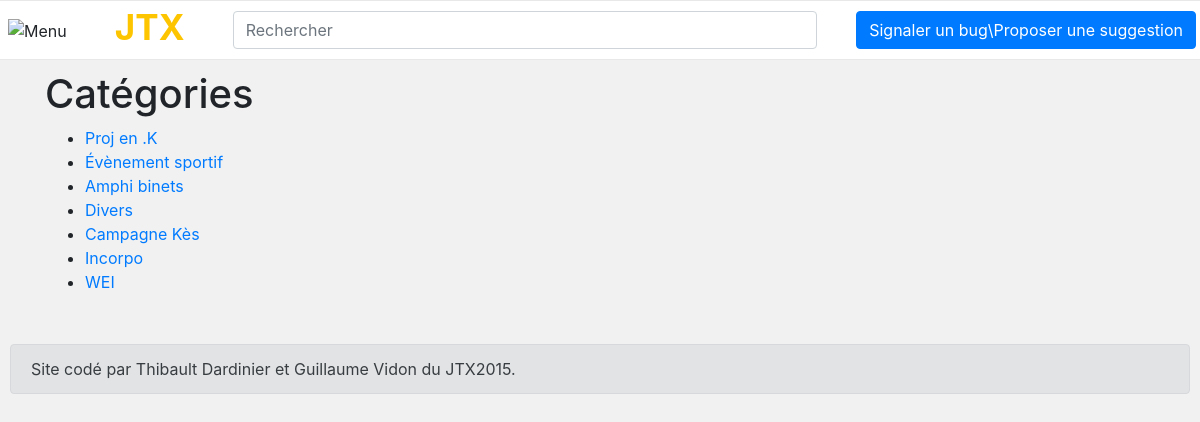
Page /categories/ (signed in) on the committed database.
### videos/models.py (models this page shows, shortened)
class Category(models.Model):
    titre = models.CharField(max_length=100)
    public = models.BooleanField(default=False)
    titre_short = models.CharField(max_length=100, default='cat')
    color=models.CharField(max_length=100, default='rgba(26, 188, 156,1.0)')

### videos/views/general.py (the view)
# urls.py: url(r'^categories/$', views.categories, name='categories'),
def categories(request):
    categories = filter_category(request, Category.objects)
    context = {
        'categories': categories.all(),
    }
    return render(request, 'categories.html', context)

### videos/templatetags/app_filters.py (called while the page is built)
@register.filter(name='short')
def short(s):
    n = 70
    if len(s) <= n:
        return s
    else:
        return s[:(n - 3)] + "..."

@register.filter(name='get_list')
def get_list(name):
    from videos.models import Category
    if name=='categories':
        return  Category.objects.all()

@register.filter(name='replace_opacity')
def replace_opacity(color_string,opa):
    l=color_string.split(',')
    l[-1]=opa+')'
    return ','.join(l)

### videos/views/search.py (called while the page is built)
def filter_category(request, x):
    if not request.user.is_authenticated:
        x = x.filter(public=True)
    return x

### videos/templates/categories.html
{% extends 'base.html' %}
{% block body %}
{% load app_filters %}
{% if categories %}
<div class="container">
	<h1>Catégories</h1>
		<ul>
		{% for c in categories %}
			<li><a href="{% url 'category' c.id 1 %}">{{ c.titre|short }}</a></li>
		{% endfor %}
		</ul>
</div>
{% else %}
    <p>Errors.</p>
{% endif %}
{% endblock %}

### videos/static/style.css (style rules this page uses)
a { outline: 0 !important; text-shadow: none !important; }
:-webkit-any-link { outline: 0 !important; text-decoration:none !important; }
body { overflow-y:scroll; }
body { background-color: #f1f1f1; }

### rows in the picture
Category: titre|short "Proj en .K"
Category: titre|short "Évènement sportif"
Category: titre|short "Amphi binets"
Category: titre|short "Divers"
Category: titre|short "Campagne Kès"
Category: titre|short "Incorpo"
Category: titre|short "WEI"
